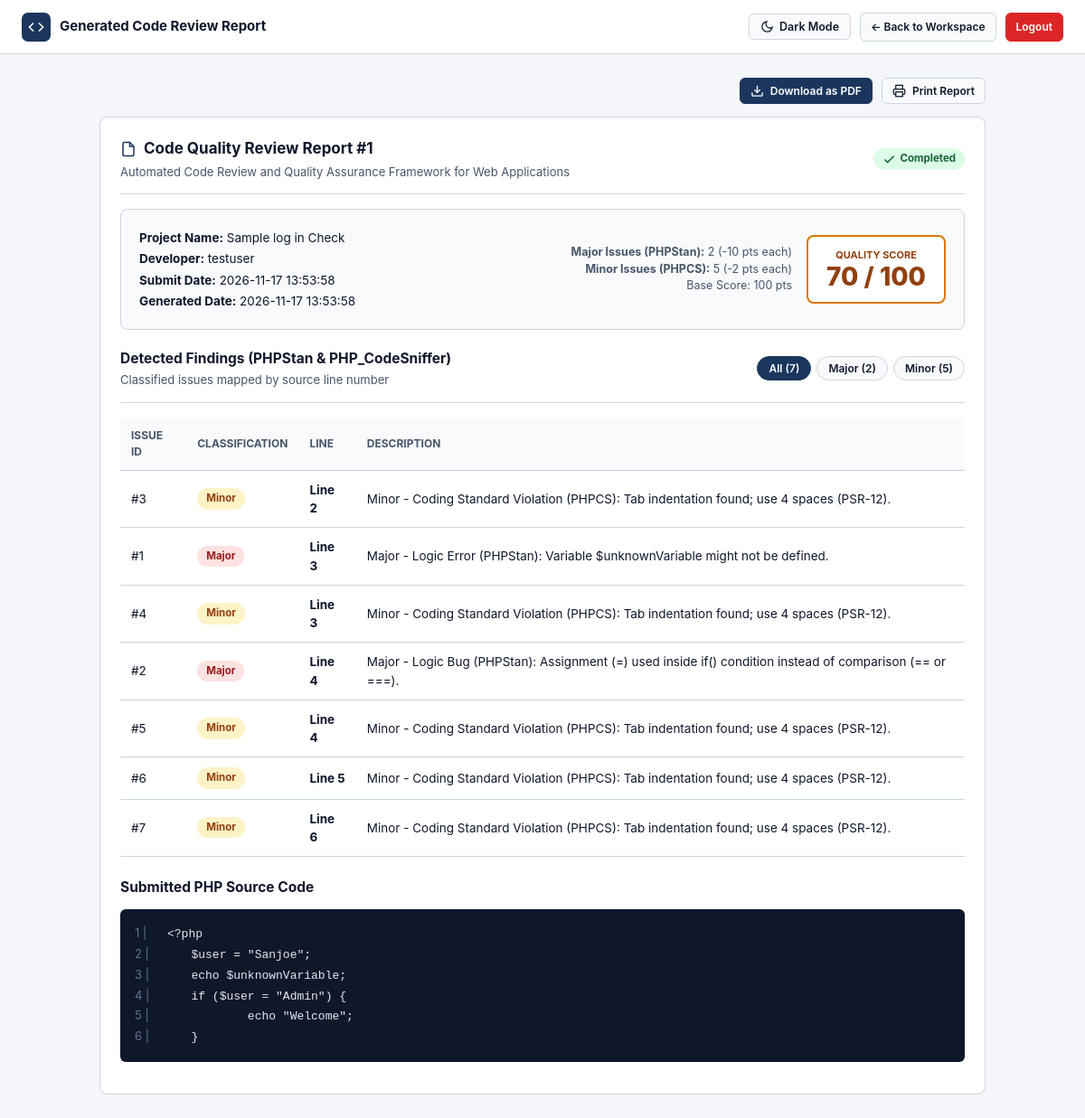
The app's page /review_report.php?report_id=1 (signed in) with its own data.
### tables this page shows
CREATE TABLE `reviewreport` (
  `ReportID` int NOT NULL AUTO_INCREMENT,
  `SubmissionID` int NOT NULL,
  `ScoreID` int NOT NULL,
  `GeneratedDate` datetime NOT NULL DEFAULT CURRENT_TIMESTAMP,
  PRIMARY KEY (`ReportID`),
  UNIQUE KEY `SubmissionID` (`SubmissionID`),
  UNIQUE KEY `ScoreID` (`ScoreID`),
  CONSTRAINT `reviewreport_ibfk_1` FOREIGN KEY (`SubmissionID`) REFERENCES `codesubmission` (`SubmissionID`) ON DELETE CASCADE,
  CONSTRAINT `reviewreport_ibfk_2` FOREIGN KEY (`ScoreID`) REFERENCES `qualityscore` (`ScoreID`) ON DELETE CASCADE
);

CREATE TABLE `codesubmission` (
  `SubmissionID` int NOT NULL AUTO_INCREMENT,
  `UserID` int NOT NULL,
  `ProjectName` varchar(150) NOT NULL,
  `PhpCode` mediumtext NOT NULL,
  `SubmitDate` datetime NOT NULL DEFAULT CURRENT_TIMESTAMP,
  PRIMARY KEY (`SubmissionID`),
  KEY `UserID` (`UserID`),
  CONSTRAINT `codesubmission_ibfk_1` FOREIGN KEY (`UserID`) REFERENCES `user` (`UserID`) ON DELETE CASCADE
);

CREATE TABLE `qualityscore` (
  `ScoreID` int NOT NULL AUTO_INCREMENT,
  `SubmissionID` int NOT NULL,
  `OverallScore` int NOT NULL,
  `AnalyzeDate` datetime NOT NULL DEFAULT CURRENT_TIMESTAMP,
  PRIMARY KEY (`ScoreID`),
  UNIQUE KEY `SubmissionID` (`SubmissionID`),
  CONSTRAINT `qualityscore_ibfk_1` FOREIGN KEY (`SubmissionID`) REFERENCES `codesubmission` (`SubmissionID`) ON DELETE CASCADE
);

CREATE TABLE `codeissue` (
  `IssueID` int NOT NULL AUTO_INCREMENT,
  `SubmissionID` int NOT NULL,
  `IssueType` varchar(255) NOT NULL,
  `LineNumber` int NOT NULL,
  PRIMARY KEY (`IssueID`),
  KEY `SubmissionID` (`SubmissionID`),
  CONSTRAINT `codeissue_ibfk_1` FOREIGN KEY (`SubmissionID`) REFERENCES `codesubmission` (`SubmissionID`) ON DELETE CASCADE
);

### review_report.php (the view, shortened to what this page needs)
<?php
include 'config.php';
$user_id = (int)$_SESSION['user_id'];
$report_id = isset($_GET['report_id']) ? (int)$_GET['report_id'] : 0;
$sql = "SELECT rr.ReportID, rr.GeneratedDate,
               cs.SubmissionID, cs.ProjectName, cs.PhpCode, cs.SubmitDate,
               qs.OverallScore
        FROM ReviewReport rr
        JOIN CodeSubmission cs ON rr.SubmissionID = cs.SubmissionID
        JOIN QualityScore qs ON rr.ScoreID = qs.ScoreID
        WHERE rr.ReportID = $report_id AND cs.UserID = $user_id";
$result = mysqli_query($conn, $sql);
$report = mysqli_fetch_assoc($result);
$submission_id = (int)$report['SubmissionID'];
$issues_sql = "SELECT * FROM CodeIssue WHERE SubmissionID = $submission_id ORDER BY LineNumber ASC, IssueID ASC";
$issues_result = mysqli_query($conn, $issues_sql);
$issues_list = array();
$major_count = 0;
$minor_count = 0;
while ($iss = mysqli_fetch_assoc($issues_result)) {
    $issues_list[] = $iss;
    if (strpos($iss['IssueType'], "Major") === 0) {
        $major_count++;
    } else {
        $minor_count++;
    }
}
$score = (int)$report['OverallScore'];
$score_class = $score >= 85 ? "score-high" : ($score >= 60 ? "score-mid" : "score-low");
?>
<!DOCTYPE html>
<html lang="en">
<head>
    <link rel="stylesheet" href="style.css">
</head>
<body>
<header class="topbar no-print">
    <div class="topbar-brand">
        <span class="brand-mark">
            <svg class="icon" viewBox="0 0 24 24" fill="none" stroke="currentColor" stroke-width="2.2"><polyline points="16 18 22 12 16 6"></polyline><polyline points="8 6 2 12 8 18"></polyline></svg>
        </span>
        <h1 class="topbar-title">Generated Code Review Report</h1>
    </div>
    <div class="topbar-right">
        <button type="button" id="themeToggleBtn" class="theme-btn" onclick="toggleTheme()"></button>
        <a href="user_dashboard.php" class="btn btn-sm btn-default">&larr; Back to Workspace</a>
        <a href="logout.php" class="btn btn-sm btn-reject">Logout</a>
    </div>
</header>
<div class="container-narrow">
    <div class="no-print" style="display: flex; justify-content: flex-end; gap: 10px; margin-bottom: 14px;">
        <button type="button" id="pdfBtn" class="btn btn-sm" onclick="saveAsPDF()">
            <svg class="icon-sm" viewBox="0 0 24 24" fill="none" stroke="currentColor" stroke-width="2.2"><path d="M21 15v4a2 2 0 0 1-2 2H5a2 2 0 0 1-2-2v-4"></path><polyline points="7 10 12 15 17 10"></polyline><line x1="12" y1="15" x2="12" y2="3"></line></svg>
            Download as PDF
        </button>
        <button type="button" class="btn btn-sm btn-default" onclick="window.print()">
            <svg class="icon-sm" viewBox="0 0 24 24" fill="none" stroke="currentColor" stroke-width="2"><polyline points="6 9 6 2 18 2 18 9"></polyline><path d="M6 18H4a2 2 0 0 1-2-2v-5a2 2 0 0 1 2-2h16a2 2 0 0 1 2 2v5a2 2 0 0 1-2 2h-2"></path><rect x="6" y="14" width="12" height="8"></rect></svg>
            Print Report
        </button>
    </div>
    <div class="panel" id="printableReport">
        <div class="panel-head">
            <div>
                <h2>
                    <svg class="icon" style="color: var(--navy);" viewBox="0 0 24 24" fill="none" stroke="currentColor" stroke-width="2"><path d="M14 2H6a2 2 0 0 0-2 2v16a2 2 0 0 0 2 2h12a2 2 0 0 0 2-2V8z"></path><polyline points="14 2 14 8 20 8"></polyline></svg>
                    Code Quality Review Report #<?php echo $report['ReportID']; ?>
                </h2>
                <p>Automated Code Review and Quality Assurance Framework for Web Applications</p>
            </div>
            <span class="badge badge-Approved">
                <svg class="icon-sm" viewBox="0 0 24 24" fill="none" stroke="currentColor" stroke-width="2.5"><polyline points="20 6 9 17 4 12"></polyline></svg>
                Completed
            </span>
        </div>
        <div class="report-summary">
            <div style="font-size: 13.5px;">
                <p style="margin: 3px 0;"><strong>Project Name:</strong> <?php echo htmlspecialchars($report['ProjectName']); ?></p>
                <p style="margin: 3px 0;"><strong>Developer:</strong> <?php echo htmlspecialchars($_SESSION['username']); ?></p>
                <p style="margin: 3px 0;"><strong>Submit Date:</strong> <?php echo $report['SubmitDate']; ?></p>
                <p style="margin: 3px 0;"><strong>Generated Date:</strong> <?php echo $report['GeneratedDate']; ?></p>
            </div>
            <div style="display: flex; align-items: center; gap: 16px;">
                <div style="text-align: right; font-size: 12.5px; color: var(--muted);">
                    <div><strong>Major Issues (PHPStan):</strong> <?php echo $major_count; ?> (-10 pts each)</div>
                    <div><strong>Minor Issues (PHPCS):</strong> <?php echo $minor_count; ?> (-2 pts each)</div>
                    <div>Base Score: 100 pts</div>
                </div>
                <div class="score-badge-box <?php echo $score_class; ?>">
                    <div style="font-size: 11px; font-weight: 700; text-transform: uppercase;">Quality Score</div>
                    <div style="font-size: 28px; font-weight: 800; line-height: 1.1;"><?php echo $score; ?> / 100</div>
                </div>
            </div>
        </div>
        <div class="panel-head">
            <div>
                <h2 style="font-size: 15.5px;">Detected Findings (PHPStan &amp; PHP_CodeSniffer)</h2>
                <p>Classified issues mapped by source line number</p>
            </div>
            <?php if (count($issues_list) > 0) { ?>
                <div class="filter-bar no-print">
                    <button type="button" class="pill-btn active" onclick="filterIssues('all', this)">All (<?php echo count($issues_list); ?>)</button>
                    <button type="button" class="pill-btn" onclick="filterIssues('Major', this)">Major (<?php echo $major_count; ?>)</button>
                    <button type="button" class="pill-btn" onclick="filterIssues('Minor', this)">Minor (<?php echo $minor_count; ?>)</button>
                </div>
            <?php } ?>
        </div>
        <?php if (count($issues_list) == 0) { ?>
            <div class="alert alert-success">No predefined coding issues or PSR-12 standard violations detected.</div>
        <?php } else { ?>
            <div class="table-wrap">
                <table id="reportIssuesTable">
                    <thead>
                        <tr>
                            <th>Issue ID</th>
                            <th>Classification</th>
                            <th>Line</th>
                            <th>Description</th>
                        </tr>
                    </thead>
                    <tbody>
                    <?php foreach ($issues_list as $item) {
                        $sev = strpos($item['IssueType'], "Major") === 0 ? "Major" : "Minor";
                    ?>
                        <tr data-sev="<?php echo $sev; ?>">
                            <td>#<?php echo $item['IssueID']; ?></td>
                            <td><span class="badge badge-<?php echo $sev; ?>"><?php echo $sev; ?></span></td>
                            <td><strong>Line <?php echo $item['LineNumber']; ?></strong></td>
                            <td><?php echo htmlspecialchars($item['IssueType']); ?></td>
                        </tr>
                    <?php } ?>
                    </tbody>
                </table>
            </div>
        <?php } ?>
        <h3 style="margin: 22px 0 10px; font-size: 15.5px;">Submitted PHP Source Code</h3>
        <pre class="code-viewer"><?php
            $code_lines = explode("\n", $report['PhpCode']);
            foreach ($code_lines as $num => $text) {
                echo "<span class='ln'>" . ($num + 1) . " |</span>" . htmlspecialchars($text) . "\n";
            }
        ?></pre>
    </div>
</div>
</body>
</html>

### records on screen
reviewreport: ReportID "1", SubmissionID.ProjectName "Sample log in Check", SubmissionID.SubmitDate "2026-11-17 13:53:58", GeneratedDate "2026-11-17 13:53:58", ScoreID.OverallScore "70", SubmissionID.PhpCode "<?php", SubmissionID.PhpCode "$user = \"Sanjoe\";", SubmissionID.PhpCode "echo $unknownVariable;", SubmissionID.PhpCode "if ($user = \"Admin\") {", SubmissionID.PhpCode "echo \"Welcome\";", SubmissionID.PhpCode "}"
codeissue: IssueID "3", IssueType "Minor", LineNumber "2", IssueType "Minor - Coding Standard Violation (PHPCS): Tab indentation found; use 4 spaces (PSR-12)."
codeissue: IssueID "1", IssueType "Major", LineNumber "3", IssueType "Major - Logic Error (PHPStan): Variable $unknownVariable might not be defined."
codeissue: IssueID "4", IssueType "Minor", LineNumber "3", IssueType "Minor - Coding Standard Violation (PHPCS): Tab indentation found; use 4 spaces (PSR-12)."
codeissue: IssueID "2", IssueType "Major", LineNumber "4", IssueType "Major - Logic Bug (PHPStan): Assignment (=) used inside if() condition instead of comparison (== or ===)."
codeissue: IssueID "5", IssueType "Minor", LineNumber "4", IssueType "Minor - Coding Standard Violation (PHPCS): Tab indentation found; use 4 spaces (PSR-12)."
codeissue: IssueID "6", IssueType "Minor", LineNumber "5", IssueType "Minor - Coding Standard Violation (PHPCS): Tab indentation found; use 4 spaces (PSR-12)."
codeissue: IssueID "7", IssueType "Minor", LineNumber "6", IssueType "Minor - Coding Standard Violation (PHPCS): Tab indentation found; use 4 spaces (PSR-12)."

### other values on screen
$_SESSION['username'] "testuser"
$major_count "2"
$minor_count "5"
count($issues_list) "7"
